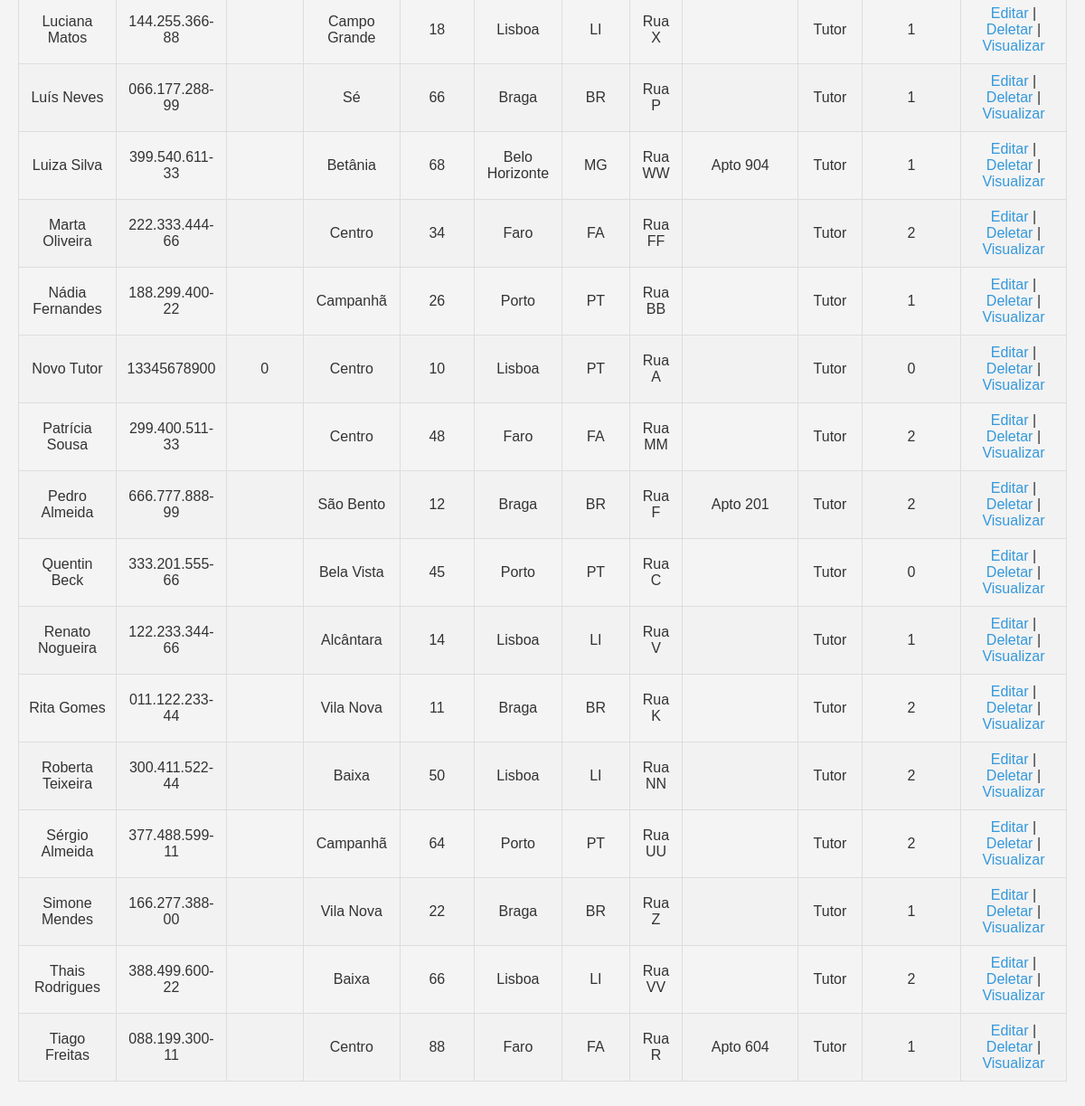
The page /Pessoa/tutores.php (lower part) on the database as committed earlier.
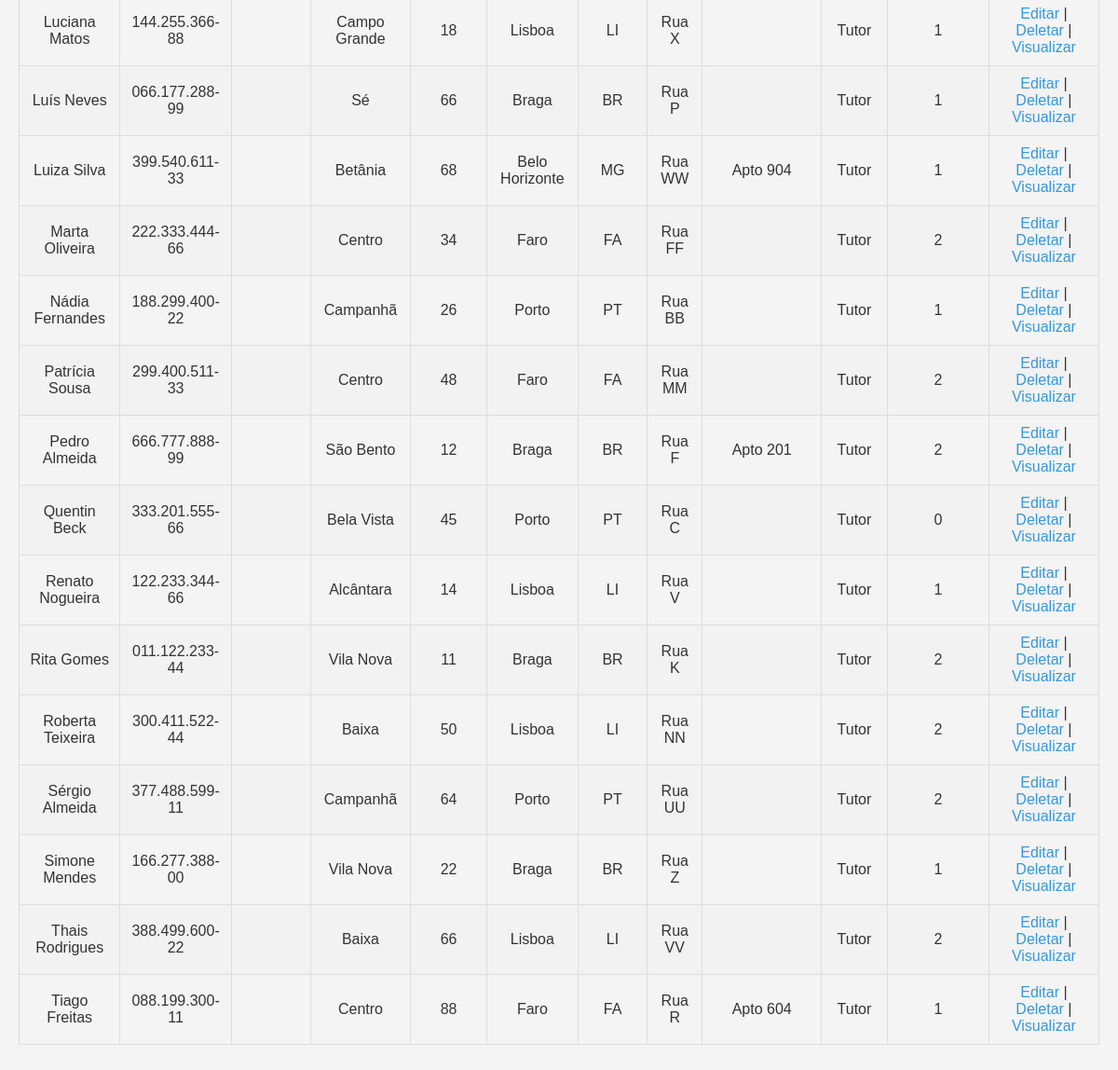
The same page on the database as committed later.
### tables this page shows
CREATE TABLE IF NOT EXISTS Pessoa (
    idPessoa INT NOT NULL AUTO_INCREMENT PRIMARY KEY,
    CRMV VARCHAR(20) NULL,
    CPF VARCHAR(14) NOT NULL,
    nome VARCHAR(60) NOT NULL,
    bairro VARCHAR(60) NOT NULL,
    numero INT NOT NULL,
    cidade VARCHAR(60) NOT NULL,
    estado VARCHAR(60) NOT NULL,
    rua VARCHAR(60) NOT NULL,
    complemento VARCHAR(10) NULL,
    tipo ENUM('Veterinario', 'Tutor', 'Ambos') NOT NULL DEFAULT 'Tutor',
    UNIQUE INDEX CRMV_UNIQUE (CRMV ASC) VISIBLE,
    UNIQUE INDEX CPF_UNIQUE (CPF ASC) VISIBLE);

### Pessoa/tutores.php (the view, shortened to what this page needs)
<?php
    include '../config.php';
    $sql = "SELECT
                p.*,
                COUNT(a.idAnimal) AS quantidade_animais
            FROM
                Pessoa p
            LEFT JOIN
                Animal a
            ON
                p.idPessoa = a.idPessoa
            WHERE
                p.tipo = 'Tutor' OR p.tipo = 'Ambos'
            GROUP BY
                p.idPessoa
            ORDER BY
                p.nome;";
    $result = $conn->query($sql);
?>
<!DOCTYPE html>
<html>
<head>
    <link rel="stylesheet" type="text/css" href="../styles.css">
</head>
<body>
    <table border="1">
        <?php
        if ($result->num_rows > 0) {
            while($row = $result->fetch_assoc()) {
                echo "<tr>";
                echo "<td>" . $row["nome"]. "</td>";
                echo "<td>" . $row["CPF"]. "</td>";
                echo "<td>" . $row["CRMV"]. "</td>";
                echo "<td>" . $row["bairro"]. "</td>";
                echo "<td>" . $row["numero"]. "</td>";
                echo "<td>" . $row["cidade"]. "</td>";
                echo "<td>" . $row["estado"]. "</td>";
                echo "<td>" . $row["rua"]. "</td>";
                echo "<td>" . $row["complemento"]. "</td>";
                echo "<td>" . $row["tipo"]. "</td>";
                echo "<td>" . $row["quantidade_animais"]. "</td>";
                echo "<td><a href='update.php?idPessoa=" . $row["idPessoa"] . "'>Editar</a> | ";
                echo "<a href='#' onclick='confirmDelete(" . $row["idPessoa"] . ")'>Deletar</a> | ";
                echo "<a href='visualizar.php?idPessoa= " . $row["idPessoa"] . " '>Visualizar</a> </td>";
                echo "</tr>";
            }
        } else {
            echo "<tr><td colspan='12'>Nenhuma pessoa encontrada</td></tr>";
        }
        ?>
    </table>
</body>
</html>

Rows that differ between the two databases and show on the page:
removed pessoa: nome "Novo Tutor", CPF "13345678900", CRMV "0", bairro "Centro", numero "10", cidade "Lisboa", estado "PT", rua "Rua A", tipo "Tutor", quantidade_animais "0"
